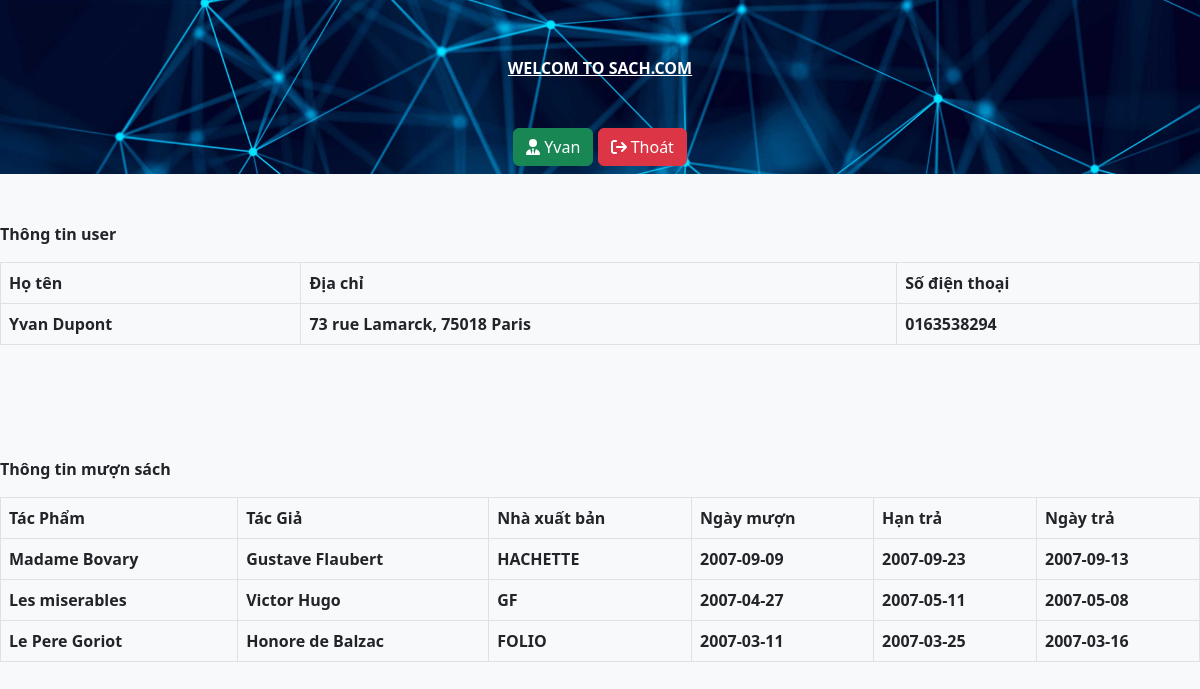
/index.php?act=user&ND=3 (signed in), run on the app's committed database.
### tables this page shows
CREATE TABLE DOCGIA (
	ND		int  NOT NULL AUTO_INCREMENT,
	ho		VARCHAR(30),
	ten		VARCHAR(30),
	dchi	VARCHAR(100),
	tel		CHAR(10),
	pass 		CHAR(10),
	PRIMARY KEY (`ND`)
);

CREATE TABLE TACPHAM(
	NT 		int  NOT NULL AUTO_INCREMENT,
	tua 		varchar(150),
	tacgia 		varchar(100),
	PRIMARY KEY (NT)
);

CREATE TABLE SACH (
	NS		int  NOT NULL AUTO_INCREMENT,
	nxb		varchar(50),
	NT		int not null, 
	SL		INT DEFAULT 0,
 	foreign key(NT) references TACPHAM(NT),
	PRIMARY KEY (NS)
);

CREATE TABLE MUON (
	NS		int NOT NULL, 
	foreign key(NS) references SACH(NS),
	ngaymuon	date not NULL,
	hantra	date not null,
	ngaytra 	date,
	ND		int not null, 	
	foreign key(ND) references DOCGIA(ND)
);

### view/docgia.php (the view, shortened to what this page needs)
<?php
$query = 'SELECT * FROM docgia WHERE docgia.ND = '.$_GET['ND'].'';
$sth = $pdo->query($query);
    $row = $sth->fetch() ;
    $htmlspecialchars = 'htmlspecialchars';
    $ten = $htmlspecialchars($row['ten']);
    $ho = $htmlspecialchars($row['ho']);
    $dchi = $htmlspecialchars($row['dchi']);
    $tell = $htmlspecialchars($row['tel']);
?>
    <div class="mt-5 pb-5">
            <table class="table table-bordered">
                <label class="mb-3 justify-content-center" for=""><b> Thông tin user</b></label>
                <thead>
                  <tr>
                    <th scope="col">Họ tên</th>
                    <th scope="col">Địa chỉ</th>
                    <th scope="col">Số điện thoại</th>
                  </tr>
                </thead>
                <tbody>
        <?php
                echo '<tr class="">
                <th >'.$ten.'  '.$ho.' </th>
                <th class="">'.$dchi.'</a></th>
                <th>'.$tell.'</th>
            </tr>';
        ?>
                </tbody>
            </table>
  </div>
  <div class="mt-5 pb-5">
                <?php
                try {
                    $query = 'SELECT * FROM docgia, muon, tacpham, sach
                    WHERE docgia.ND = muon.ND
                    AND muon.NS = sach.NS
                    AND sach.NT = tacpham.NT
                    AND docgia.ND = '.$_GET['ND'].'
                    ORDER BY ngaymuon DESC';
                    $sth = $pdo->query($query);
                    if($sth == NULL ) {echo '<p>không có mượn sách</p>';}
                    else {
                    echo '
                    <table class="table table-bordered">
                    <label class="mb-3 justify-content-center" for=""><b> Thông tin mượn sách</b></label>
                    <thead>
                      <tr>
                        <th scope="col">Tác Phẩm</th>
                        <th scope="col">Tác Giả</th>
                        <th scope="col">Nhà xuất bản</th>
                        <th scope="col">Ngày mượn</th>
                        <th scope="col">Hạn trả</th>
                        <th scope="col">Ngày trả</th>
                      </tr>
                    </thead>
                    <tbody>  ';
                    while ($row = $sth->fetch()) {
                        $htmlspecialchars = 'htmlspecialchars';
                        $ten = $htmlspecialchars($row['tua']);
                        $tacgia = $htmlspecialchars($row['tacgia']);
                        $muon = $htmlspecialchars($row['ngaymuon']);
                        $han = $htmlspecialchars($row['hantra']);
                        $tra = $htmlspecialchars($row['ngaytra']);
                        $nxb = $htmlspecialchars($row['nxb']);
                        $ns = $htmlspecialchars($row['NS']);
                    echo '<tr class="">
                    <th >'.$ten.'</th>
                    <th class="">'.$tacgia.'</th>
                    <th>'.$nxb.'</th>
                    <th>'.$muon.'</th>
                    <th>'.$han.'</th>';
                    if($tra == NULL) { echo '<th><form method="post">
                      <input type="hidden" name="ns" value ='.$ns.'>
                      <input type="submit" name="tra" value="Trả sách"></form></th>'; }
                    else{ echo'<th>'.$tra.'</th>'; }
               echo' </tr>';
                }
                echo'
                </tbody>
            </table>';
                }
                } catch (PDOException $e) {
                    $error_message = 'Không thể lấy dữ liệu';
                    $reason= $e->getMessage();
                    include '../partials/show_error.php';
                }
                ?>
        </div>

### data on the page
docgia: ten "Yvan", ho "Dupont", dchi "73 rue Lamarck, 75018 Paris", tel "0163538294", tacpham.tua "Madame Bovary", tacpham.tacgia "Gustave Flaubert", sach.nxb "HACHETTE", muon.ngaymuon "2007-09-09", muon.hantra "2007-09-23", muon.ngaytra "2007-09-13", tacpham.tua "Les miserables", tacpham.tacgia "Victor Hugo", sach.nxb "GF", muon.ngaymuon "2007-04-27", muon.hantra "2007-05-11", muon.ngaytra "2007-05-08", tacpham.tua "Le Pere Goriot", tacpham.tacgia "Honore de Balzac", sach.nxb "FOLIO", muon.ngaymuon "2007-03-11", muon.hantra "2007-03-25", muon.ngaytra "2007-03-16"

### other printed values
$_SESSION['username'] "Yvan"
